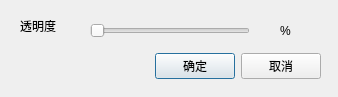
<?xml version="1.0" encoding="UTF-8"?>
<ui version="4.0">
 <class>ImageTransparentUI</class>
 <widget class="QDialog" name="ImageTransparentUI">
  <property name="geometry">
   <rect>
    <x>0</x>
    <y>0</y>
    <width>338</width>
    <height>97</height>
   </rect>
  </property>
  <property name="windowTitle">
   <string>图层属性</string>
  </property>
  <widget class="QWidget" name="layoutWidget">
   <property name="geometry">
    <rect>
     <x>-30</x>
     <y>50</y>
     <width>351</width>
     <height>33</height>
    </rect>
   </property>
   <layout class="QHBoxLayout">
    <property name="spacing">
     <number>6</number>
    </property>
    <property name="margin">
     <number>0</number>
    </property>
    <item>
     <spacer>
      <property name="orientation">
       <enum>Qt::Horizontal</enum>
      </property>
      <property name="sizeHint" stdset="0">
       <size>
        <width>131</width>
        <height>31</height>
       </size>
      </property>
     </spacer>
    </item>
    <item>
     <widget class="QPushButton" name="okButton">
      <property name="text">
       <string>确定</string>
      </property>
     </widget>
    </item>
    <item>
     <widget class="QPushButton" name="cancelButton">
      <property name="text">
       <string>取消</string>
      </property>
     </widget>
    </item>
   </layout>
  </widget>
  <widget class="QLabel" name="label">
   <property name="geometry">
    <rect>
     <x>20</x>
     <y>20</y>
     <width>54</width>
     <height>12</height>
    </rect>
   </property>
   <property name="text">
    <string>透明度</string>
   </property>
  </widget>
  <widget class="QSlider" name="transparentValue">
   <property name="geometry">
    <rect>
     <x>90</x>
     <y>20</y>
     <width>160</width>
     <height>22</height>
    </rect>
   </property>
   <property name="maximum">
    <number>100</number>
   </property>
   <property name="orientation">
    <enum>Qt::Horizontal</enum>
   </property>
  </widget>
  <widget class="QLabel" name="label_2">
   <property name="geometry">
    <rect>
     <x>280</x>
     <y>20</y>
     <width>54</width>
     <height>21</height>
    </rect>
   </property>
   <property name="styleSheet">
    <string notr="true">font: 14pt &quot;Algerian&quot;;</string>
   </property>
   <property name="text">
    <string>%</string>
   </property>
  </widget>
 </widget>
 <resources/>
 <connections>
  <connection>
   <sender>okButton</sender>
   <signal>clicked()</signal>
   <receiver>ImageTransparentUI</receiver>
   <slot>accept()</slot>
   <hints>
    <hint type="sourcelabel">
     <x>238</x>
     <y>107</y>
    </hint>
    <hint type="destinationlabel">
     <x>96</x>
     <y>254</y>
    </hint>
   </hints>
  </connection>
  <connection>
   <sender>cancelButton</sender>
   <signal>clicked()</signal>
   <receiver>ImageTransparentUI</receiver>
   <slot>reject()</slot>
   <hints>
    <hint type="sourcelabel">
     <x>319</x>
     <y>107</y>
    </hint>
    <hint type="destinationlabel">
     <x>179</x>
     <y>282</y>
    </hint>
   </hints>
  </connection>
  <connection>
   <sender>transparentValue</sender>
   <signal>valueChanged(int)</signal>
   <receiver>ImageTransparentUI</receiver>
   <slot>slotTransparentValueChanged(int)</slot>
   <hints>
    <hint type="sourcelabel">
     <x>169</x>
     <y>40</y>
    </hint>
    <hint type="destinationlabel">
     <x>168</x>
     <y>57</y>
    </hint>
   </hints>
  </connection>
 </connections>
 <slots>
  <slot>slotTransparentValueChanged(int)</slot>
 </slots>
</ui>
